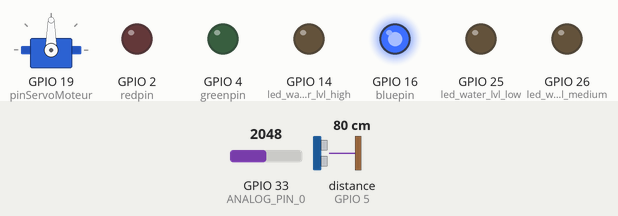
This sketch was run on a simulated ESP32. Shown: servo, output pins drawn as LEDs (lit = HIGH). Dashed ring = blinking. Inputs (shaded band) come from the test bench; at power-on: distance to the obstacle (sensor on GPIO 5) 80 cm, GPIO 33 (ANALOG_PIN_0) = 2048. The echo pulse lasts 58.3 µs per cm; WiFi joins after 1.5 s; servers stay silent unless stated; no MQTT or app messages arrive unless stated; what the sketch prints to the serial monitor is not drawn.

Above: at 3.7 s.
3.8 s: distance to the obstacle (sensor on GPIO 5) set to 197 cm
6.6 s: distance to the obstacle (sensor on GPIO 5) set to 204 cm
At 8.0 s:
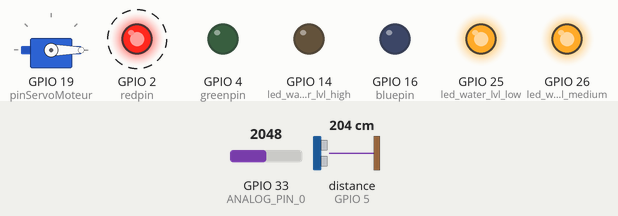
13.0 s: GPIO 33 (ANALOG_PIN_0) set to 2199
At 16.5 s:
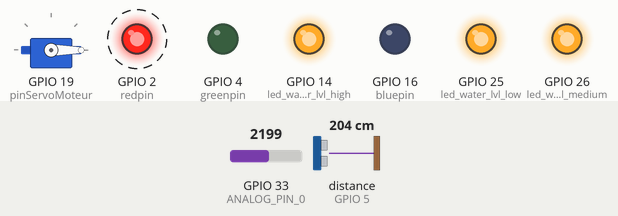
19.4 s: GPIO 33 (ANALOG_PIN_0) set to 1860
At 22.8 s:
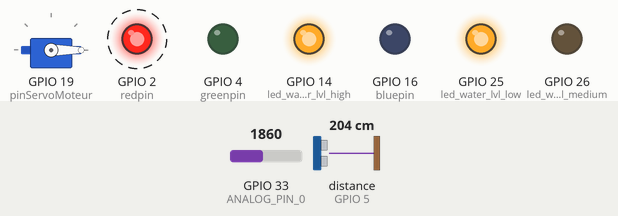
25.8 s: distance to the obstacle (sensor on GPIO 5) set to 18 cm
At 27.1 s:
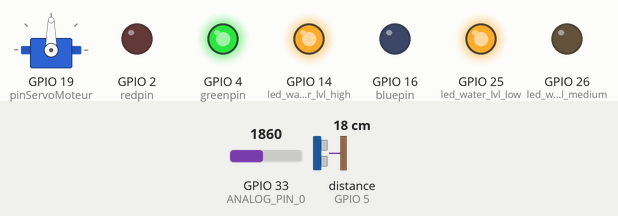
28.6 s: GPIO 33 (ANALOG_PIN_0) set to 1940
At 30.8 s:
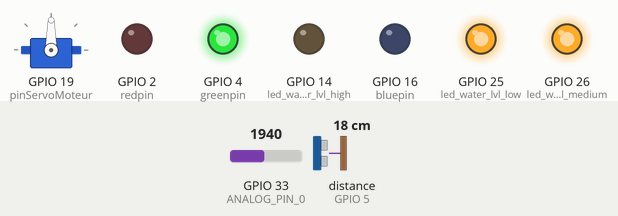
Timing chart, 0 to 32.3 s (numbered marks = the images above; inputs shaded):
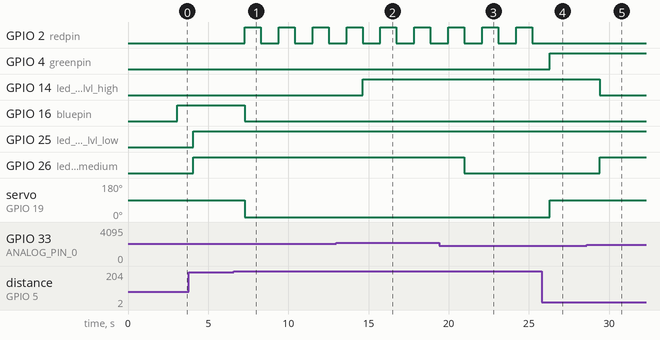

The sketch:

Garage.ino
```cpp
/* Dans le cadre du projet Smart Ohm'e de BA3 ingénieur civil en informatique et gestion
 *  AFENZOUAR Farid
 *  email : Farid.AFENZOUAR@student.umons.ac.be
 *  FISICARO Federico
 *  email: Federico.FISICARO@student.umons.ac.be
 *  NGUYEN Harry
 *  email : Harry.NGUYEN@student.umons.ac.be
 *  VANSNICK Loïc
 *  email : Loic.VANSNICK@student.umons.ac.be
 */

#include <WiFi.h> // Enables the ESP8266 to connect to the local network (via WiFi)
#include <PubSubClient.h> // Allows us to connect to, and publish to the MQTT broker

// WiFi
// Make sure to update this for your own WiFi network!
const char* ssid = "IoTWifi";
const char* wifi_password = "SmartBuilding";

// MQTT
const char* mqtt_server = "192.168.4.1";
const char* mqtt_topic_car = "garage/voiture";
const char* mqtt_topic_citerne = "garage/citerne";
const char* mqtt_topic_door = "garage/bigdoor";
// The client id identifies the ESP8266 device. Think of it a bit like a hostname (Or just a name, like Greg).
const char* clientID = "esp32_Garage";

// Initialise the WiFi and MQTT Client objects
WiFiClient wifiClient;
PubSubClient client(mqtt_server, 1883, wifiClient); // 1883 is the listener port for the Broker

#include <ESP32Servo.h>

Servo servo;

int pinServoMoteur=19;
int redpin = 2; //select the pin for the red LED
int greenpin =4;// select the pin for the green LED
int bluepin =16; // select the pin for the  blue LED

//Water lvl tank
// const int pin_water_tank = 27;
const int led_water_lvl_low = 25;
const int led_water_lvl_medium = 26;
const int led_water_lvl_high = 14;

// Pin water sensor
#define ANALOG_PIN_0 33


int val;

#include <NewPing.h>

#define TRIGGER_PIN 18  // Arduino pin tied to trigger pin on the ultrasonic sensor.
#define ECHO_PIN 5  // Arduino pin tied to echo pin on the ultrasonic sensor.
#define MAX_DISTANCE 200 // Maximum distance we want to ping for (in centimeters). Maximum sensor distance is rated at 400-500cm.

NewPing sonar(TRIGGER_PIN, ECHO_PIN, MAX_DISTANCE); // NewPing setup of pins and maximum distance.


// Infos à envoyer

int garage_door_open = 1;
int car_present = 1;
int tank_pourcent = 0;


void setup() {
  Serial.begin(9600);
  delay(1000); // give me time to bring up serial monitor
  Serial.println("ESP32 Analog IN Test");

  Serial.print("Connecting to ");
  Serial.println(ssid);

  // Connect to the WiFi
  WiFi.begin(ssid, wifi_password);

  // Wait until the connection has been confirmed before continuing
  while (WiFi.status() != WL_CONNECTED) {
    delay(500);
    Serial.print(".");
  }

  // Debugging - Output the IP Address of the ESP8266
  Serial.println("WiFi connected");
  Serial.print("IP address: ");
  Serial.println(WiFi.localIP());

  // Connect to MQTT Broker
  // client.connect returns a boolean value to let us know if the connection was successful.
  if (client.connect(clientID)) {
    Serial.println("Connected to MQTT Broker!");
  }
  else {
    Serial.println("Connection to MQTT Broker failed...");
  }


    pinMode(redpin, OUTPUT); pinMode(bluepin, OUTPUT); pinMode(greenpin, OUTPUT); Serial.begin(9600);

   servo.attach(pinServoMoteur);

//Water lvl tank
  pinMode(led_water_lvl_low , OUTPUT);
  pinMode(led_water_lvl_medium , OUTPUT);
  pinMode(led_water_lvl_high , OUTPUT);


}

void loop() {

  delay(500);  // Wait 500ms between pings (about 2 pings/sec). 29ms should be the shortest delay between pings.
  unsigned int uS = sonar.ping(); // Send ping, get ping time in microseconds (uS).
  Serial.print("Ping: ");
  Serial.print(uS / US_ROUNDTRIP_CM); // Convert ping time to distance and print result (0 = outside set distance range, no ping echo)
  Serial.println("cm");

  if (uS / US_ROUNDTRIP_CM <10){ /**VERT**/
digitalWrite(redpin, HIGH);
digitalWrite(greenpin, LOW);
digitalWrite(bluepin, LOW);
garage_door_open = 0;
car_present = 1;

servo.write(0);
delay(1000);
}
  if(uS / US_ROUNDTRIP_CM==0)
digitalWrite(redpin, LOW);{
digitalWrite(greenpin, LOW);
digitalWrite(bluepin, LOW);}

  if(10 < uS / US_ROUNDTRIP_CM && uS / US_ROUNDTRIP_CM< 27){ /**ROUGE**/
digitalWrite(redpin, LOW);
digitalWrite(greenpin, HIGH);
digitalWrite(bluepin, LOW);
 servo.write(90);
  delay(1000);
  garage_door_open = 1;
  car_present = 0;
}

  if( uS / US_ROUNDTRIP_CM >=27){ /**BLEU**/
digitalWrite(redpin, LOW);
digitalWrite(greenpin, LOW);
digitalWrite(bluepin, HIGH);
servo.write(90);
delay(1000);
garage_door_open = 1;
car_present = 0;
}


Serial.println(val, DEC);


//Water lvl tank
  double tank_value = analogRead(ANALOG_PIN_0);
  Serial.println(tank_value);
  tank_pourcent = 0;

  if(tank_value >1000){

    tank_pourcent = 33;
    digitalWrite(led_water_lvl_low , HIGH);

    if(tank_value >1900){

      digitalWrite(led_water_lvl_medium , HIGH); //allumer la Led
      tank_pourcent = 66;

      if(tank_value >2150){
        tank_pourcent = 100;
        digitalWrite(led_water_lvl_high , HIGH); //allumer la Led
      }
      else{
        digitalWrite(led_water_lvl_high , LOW); //allumer la Led

      }
    }
    else{
      digitalWrite(led_water_lvl_medium , LOW); //allumer la Led
    }
  }
  else{
     digitalWrite(led_water_lvl_low , LOW); //allumer la Led

  }
  delay(100);

  // Variables to send

  char door[16];
  char car[16];
  char tank[16];

  itoa(garage_door_open, door, 10);
  itoa(car_present, car, 10);
  itoa(tank_pourcent, tank, 10);

  // Send door state


  if (client.publish(mqtt_topic_door, door)){
    Serial.println(door);
    // client.publish(mqtt_topic, cstr);
    // Again, client.publish will return a boolean value depending on whether it succeded or not.
    // If the message failed to send, we will try again, as the connection may have broken.
  }else {
        Serial.println("Message failed to send. Reconnecting to MQTT Broker and trying again");
        client.connect(clientID);
        delay(10); // This delay ensures that client.publish doesn't clash with the client.connect call
        client.publish(mqtt_topic_door, "Button pressed!");
  }


  // Send car

  if (client.publish(mqtt_topic_car, car)){
    Serial.println(car);
    // client.publish(mqtt_topic, cstr);
    // Again, client.publish will return a boolean value depending on whether it succeded or not.
    // If the message failed to send, we will try again, as the connection may have broken.
  }else {
        Serial.println("Message failed to send. Reconnecting to MQTT Broker and trying again");
        client.connect(clientID);
        delay(10); // This delay ensures that client.publish doesn't clash with the client.connect call
        client.publish(mqtt_topic_car, "Button pressed!");
  }

  // Send tank level

  if (client.publish(mqtt_topic_citerne, tank)){
    Serial.println(tank);
    // client.publish(mqtt_topic, cstr);
    // Again, client.publish will return a boolean value depending on whether it succeded or not.
    // If the message failed to send, we will try again, as the connection may have broken.
  }else {
        Serial.println("Message failed to send. Reconnecting to MQTT Broker and trying again");
        client.connect(clientID);
        delay(10); // This delay ensures that client.publish doesn't clash with the client.connect call
        client.publish(mqtt_topic_citerne, "Button pressed!");
  }

  delay(500);

}
```

Measured:
- the behaviour switches between 200 and 201 cm on distance to the obstacle (sensor on GPIO 5) (found by bisection; images 0 and 1)
- the behaviour switches between 2150 and 2151 on GPIO 33 (ANALOG_PIN_0) (found by bisection; images 1 and 2)
- the behaviour switches between 1900 and 1901 on GPIO 33 (ANALOG_PIN_0) (found by bisection; images 4 and 5)
- after the input at 6.6 s, GPIO 2 (redpin): alternates HIGH for 1.0 s and LOW for 1.1 s, starting after 0.69 s; GPIO 16 (bluepin): HIGH → LOW after 0.69 s; servo on GPIO 19 (pinServoMoteur): 90° → 0° after 0.69 s
- after the input at 13.0 s, GPIO 14 (led_water_lvl_high): LOW → HIGH after 1.6 s
- after the input at 19.4 s, GPIO 26 (led_water_lvl_medium): HIGH → LOW after 1.6 s
- after the input at 25.8 s, GPIO 2 (redpin): stays LOW (without the input it goes to HIGH after 0.51 s); GPIO 4 (greenpin): LOW → HIGH after 0.50 s; servo on GPIO 19 (pinServoMoteur): 0° → 90° after 0.50 s
- after the input at 28.6 s, GPIO 14 (led_water_lvl_high): HIGH → LOW after 0.80 s; GPIO 26 (led_water_lvl_medium): LOW → HIGH after 0.80 s
